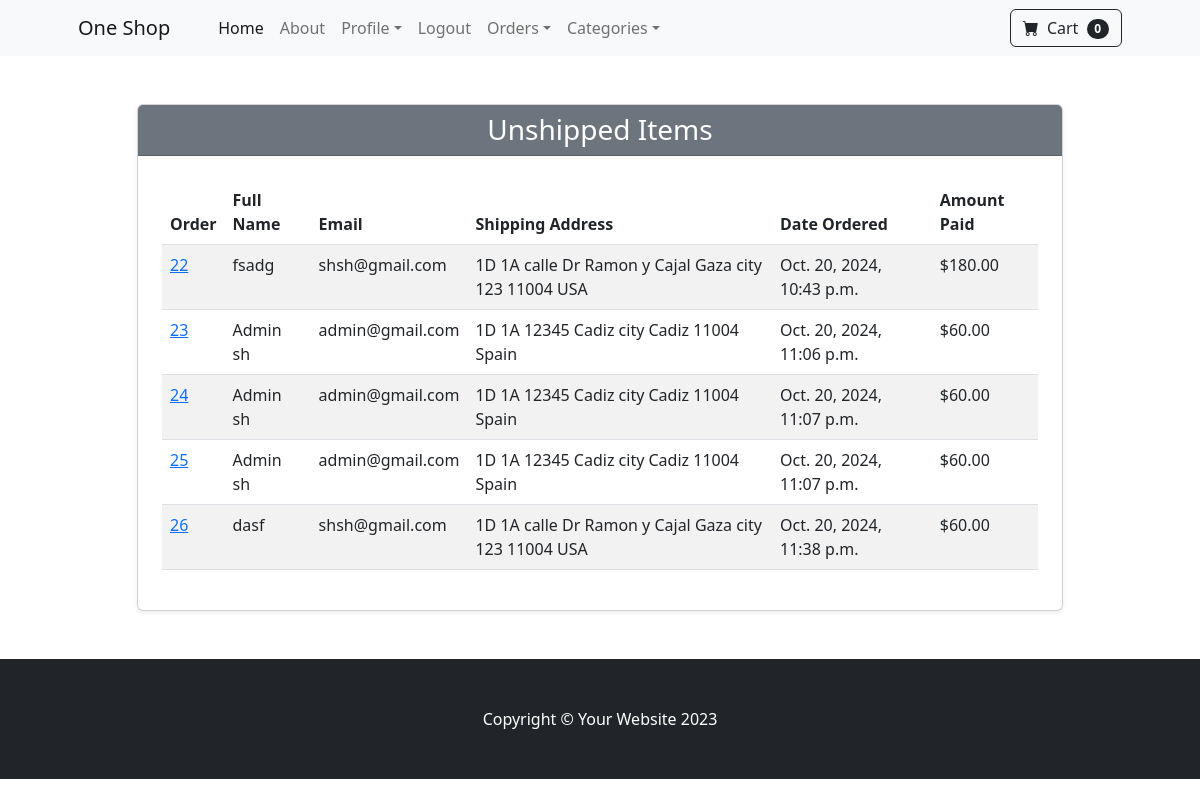
The page /payment/not_shipped_dash/ (signed in) on the database as committed earlier.
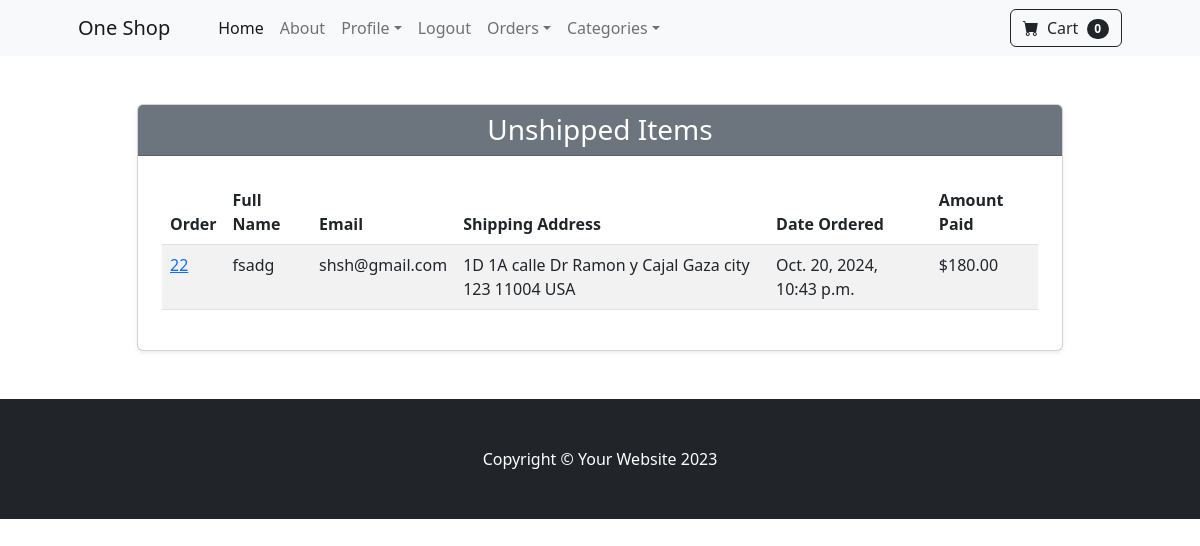
The same page on the database as committed later.
### payment/models.py (models this page shows, shortened)
class Order(models.Model):
    user = models.ForeignKey(User, on_delete=models.CASCADE, null=True, blank=True)
    full_name = models.CharField(max_length=250)
    email = models.CharField(max_length=250)
    ShippingAddress = models.TextField(max_length=1000)
    amount_paid = models.DecimalField(max_digits=7, decimal_places=2)
    date_ordered = models.DateTimeField(auto_now_add=True)
    shipped = models.BooleanField(default=False)
    date_shipped = models.DateField(blank=True, null=True)

### payment/views.py (the view)
# urls.py: path('not_shipped_dash/', views.not_shipped_dash, name= 'not_shipped_dash'),
def not_shipped_dash(request):
    if request.user.is_authenticated and request.user.is_superuser:
        un_shipped_items = Order.objects.filter(shipped=False)
        return render(request, "payment/not_shipped_dash.html", {'un_shipped_items': un_shipped_items})

### cart/cart.py (called while the page is built)
    def __len__(self):
        return len(self.cart)

### cart/context_processors.py (called while the page is built)
def cart(request):
    return {'cart': Cart(request)}

### payment/templates/payment/not_shipped_dash.html (shortened to what this page needs)
{% extends 'base.html' %}
{% block content %}
<div class="container my-5">
    <div class="row justify-content-center">
        <div class="col-md-10">
            <div class="card shadow-sm">
                <div class="card-header bg-secondary text-white text-center">
                    <h3 class="mb-0">Unshipped Items</h3>
                </div>
                <div class="card-body p-4">
                    <div class="table-responsive">
                        <table class="table table-striped table-hover">
                            <thead class="thead-dark">
                                <tr>
                                    <th scope="col">Order</th>
                                    <th scope="col">Full Name</th>
                                    <th scope="col">Email</th>
                                    <th scope="col">Shipping Address</th>
                                    <th scope="col">Date Ordered</th>
                                    <th scope="col">Amount Paid</th>
                                </tr>
                            </thead>
                            <tbody>
                                {% for order in un_shipped_items %}
                                <tr>
                                    <td ><a href="{% url 'orders' order.id%}">{{ order.id }}</a></td>
                                    <td>{{ order.full_name }}</td>
                                    <td>{{ order.email }}</td>
                                    <td>{{ order.ShippingAddress }}</td>
                                    <td>{{ order.date_ordered }}</td>
                                    <td>${{ order.amount_paid }}</td>
                                </tr>
                                {% endfor %}
                            </tbody>
                        </table>
                    </div>
                </div>
            </div>
        </div>
    </div>
</div>
{% endblock %}

Rows that differ between the two databases and show on the page:
no longer on this page (row edited): Order: id "23", full_name "Admin sh", email "admin@gmail.com", ShippingAddress "1D 1A 12345 Cadiz city Cadiz 11004 Spain", date_ordered "Oct. 20, 2024, 11:06 p.m.", amount_paid "60.00"
no longer on this page (row edited): Order: id "24", full_name "Admin sh", email "admin@gmail.com", ShippingAddress "1D 1A 12345 Cadiz city Cadiz 11004 Spain", date_ordered "Oct. 20, 2024, 11:07 p.m.", amount_paid "60.00"
no longer on this page (row edited): Order: id "25", full_name "Admin sh", email "admin@gmail.com", ShippingAddress "1D 1A 12345 Cadiz city Cadiz 11004 Spain", date_ordered "Oct. 20, 2024, 11:07 p.m.", amount_paid "60.00"
no longer on this page (row edited): Order: id "26", full_name "dasf", email "shsh@gmail.com", ShippingAddress "1D 1A calle Dr Ramon y Cajal Gaza city 123 11004 USA", date_ordered "Oct. 20, 2024, 11:38 p.m.", amount_paid "60.00"
